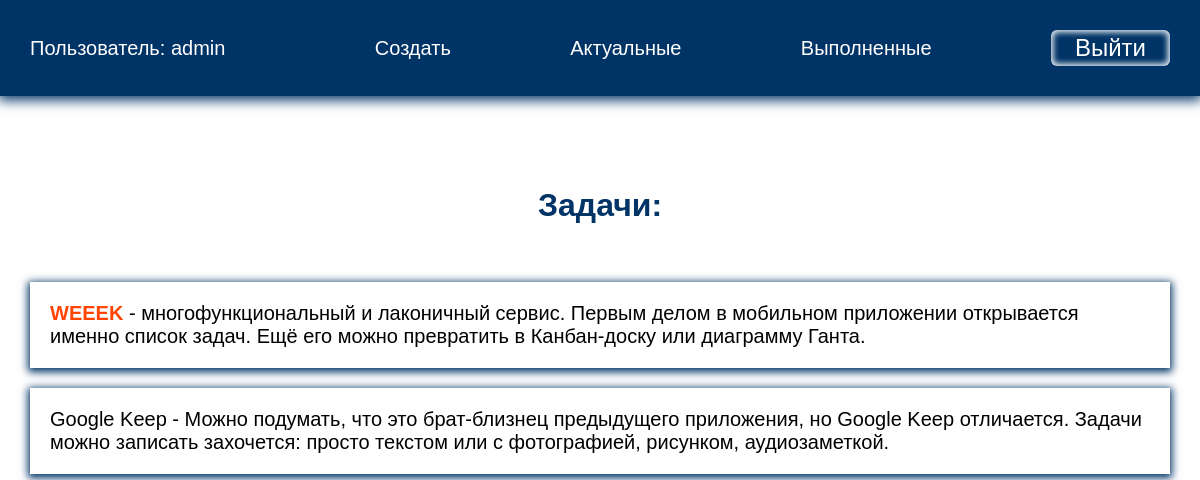
/current/ (signed in), run on the app's committed database.
### todo/models.py (models this page shows, shortened)
class Todo(models.Model):
    title = models.CharField(max_length=100)
    memo = models.TextField(blank=True)
    created = models.DateTimeField(auto_now_add=True)
    date_completed = models.DateTimeField(blank=True, null=True)
    important = models.BooleanField(default=False)
    user = models.ForeignKey(User, on_delete=models.CASCADE)

### todo/views.py (the view)
# urls.py: path('current/', views.currenttodos, name="currenttodos"),
@login_required
def currenttodos(request):
    todos = Todo.objects.filter(user=request.user, date_completed__isnull=True)
    return render(request, 'todo/currenttodos.html', {'todos': todos})

### todo/templates/todo/currenttodos.html
{% extends 'todo/base.html' %}
{% block content %}
<h1>Задачи:</h1>
<ul>
    {% for todo in todos %}
        <li>
            <a href="{% url 'viewtodo' todo.id %}">
                {% if todo.important %}
                    <b>{{ todo.title }}</b>
                {% else %}
                    {{ todo.title }}
                {% endif %}
                {% if todo.memo %}
                - {{ todo.memo }}
                {% endif %}
            </a>
        </li>
    {% endfor %}
</ul>
{% endblock %}

### todo/templates/todo/base.html (shortened to what this page needs)
<!DOCTYPE html>
{% load static %}
<html lang="en">
<head>
    <link rel="stylesheet" href="{% static 'css/style.css' %}">
</head>
<body>
<div class="menu">
    <div class="wrap">
        <ul>
        {% if user.is_authenticated %}
            <li class="logo">Пользователь: {{ user.username }}</li>
            <li><a href="{% url 'creaatetodo' %}">Создать</a></li>
            <li><a href="{% url 'currenttodos' %}">Актуальные</a></li>
            <li><a href="{% url 'completedtodos' %}">Выполненные</a></li>
            <li>
                <form action="{% url 'logoutuser' %}" method="post">
                    <button class="top">Выйти</button>
                </form>
            </li>
        {% else %}
            <li class="logo"><a href="{% url 'home' %}">UpService</a></li>
            <li><a href="{% url 'signupuser' %}">Зарегистрироваться</a></li>
            <li><a href="{% url 'loginuser' %}">Войти</a></li>
        {% endif %}
        </ul>
    </div>
</div>
<div class="content">
    <div class="wrap">
        {% block content %}
        {% endblock %}
    </div>
</div>
</body>
</html>

### todo/static/css/style.css (style rules this page uses)
body { padding: 0; margin: 0; font-family: Arial, Helvetica, sans-serif; }
.wrap { max-width: 1200px; margin: 0 auto; padding: 10px 30px; box-sizing: border-box; }
.menu { background: #003366; box-shadow: 0 2px 12px 2px #003366; }
ul { list-style: none; padding: 0; }
.menu ul { display: flex; justify-content: space-between; align-items: center; font-size: 20px; }
.menu .logo { margin-right: 30px; color: #FFF; }
.menu a { color: #FFF; }
a { text-decoration: none; }
.content .wrap { display: flex; flex-direction: column; align-items: center; justify-content: center; margin-top: 60px; }
h1, h2 { color: #003366; }
button { border-radius: 6px; box-shadow: inset 0 0 6px 2px #FFF; padding: 10px 40px; margin-top: 40px; font-size: 24px; cursor: pointer; }
.top { padding: 4px 24px; margin-top: 0; background: transparent; border: none; color: #FFF; }
.content li { box-shadow: 0 2px 8px 2px #003366; margin-top: 20px; font-size: 20px; padding: 20px; }
.content a { color: #000; display: block; }
a b { color: orangered; }

### data on the page
Todo: title "WEEEK", memo "многофункциональный и лаконичный сервис. Первым делом в мобильном приложении открывается именно список задач. Ещё его можно превратить в Канбан-доску или диаграмму Ганта."
Todo: title "Google Keep", memo "Можно подумать, что это брат-близнец предыдущего приложения, но Google Keep отличается. Задачи можно записать захочется: просто текстом или с фотографией, рисунком, аудиозаметкой."

### other printed values
{{ user.username }} "admin"
